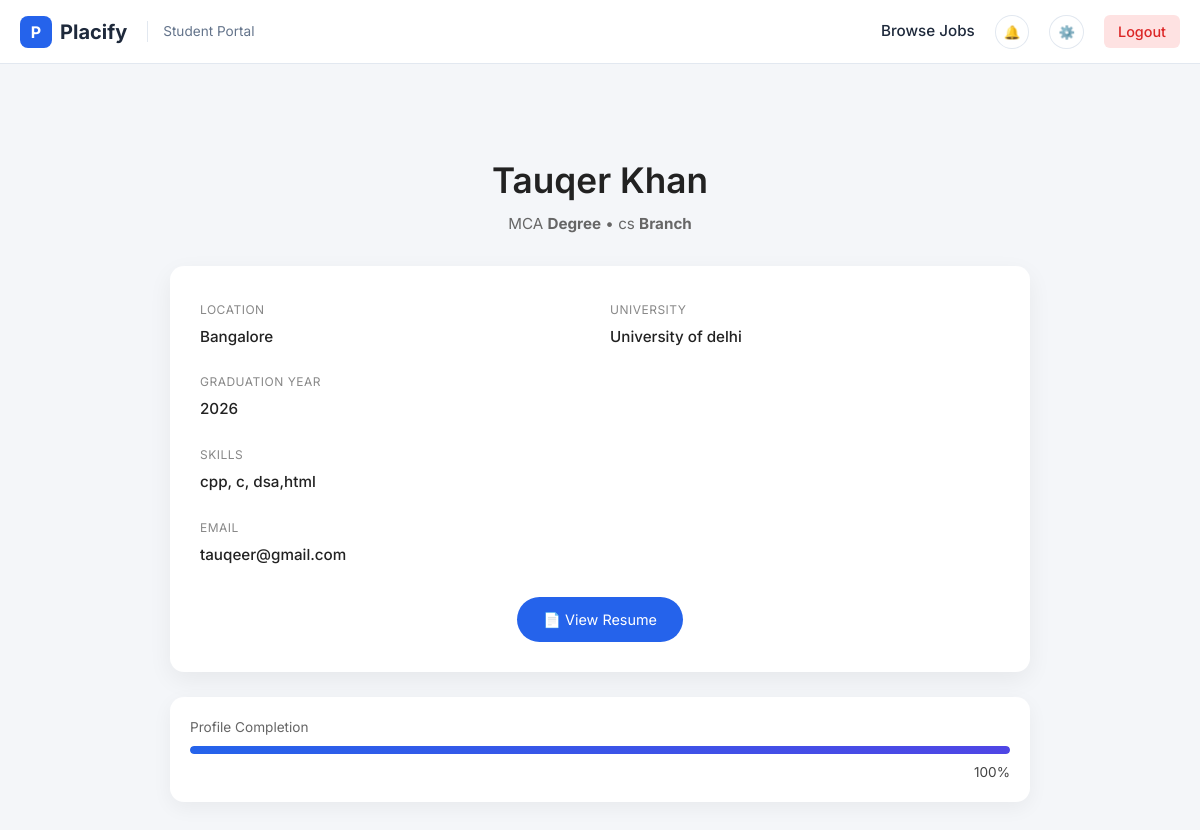
The app's page /profile/me/ (signed in) with its own data.
### profiles/models.py (models this page shows, shortened)
class StudentProfile(models.Model):
    user = models.OneToOneField(User, on_delete=models.CASCADE)
    phone = models.CharField(max_length=15, blank=True)
    location = models.CharField(max_length=100, blank=True)
    university = models.CharField(max_length=150, blank=True)
    degree = models.CharField(max_length=100, blank=True)
    branch = models.CharField(max_length=100, blank=True)
    graduation_year = models.IntegerField(null=True, blank=True)
    cgpa = models.DecimalField(
        max_digits=4,
        decimal_places=2,
        null=True,
        blank=True
    )
    headline = models.CharField(max_length=200, blank=True)
    bio = models.TextField(blank=True)
    skills = models.TextField(
        blank=True,
        help_text="Comma separated skills (Python, Django, SQL)"
    )
    github_url = models.URLField(blank=True)
    linkedin_url = models.URLField(blank=True)
    portfolio_url = models.URLField(blank=True)
    resume = models.FileField(
        upload_to='resumes/',
        blank=True,
        null=True
    )
    is_public = models.BooleanField(default=True)
    show_email = models.BooleanField(default=False)
    PROJECT_VISIBILITY_CHOICES = [
        ('all', 'Everyone'),
        ('recruiters', 'Only Recruiters'),
        ('private', 'Only Me'),
    ]
    project_visibility = models.CharField(
        max_length=20,
        choices=PROJECT_VISIBILITY_CHOICES,
        default='all'
    )
    created_at = models.DateTimeField(auto_now_add=True)
    def completion_percentage(self):
        fields = [
            self.phone,
            self.location,
            self.university,
            self.degree,
            self.branch,
            self.graduation_year,
            self.skills,
            self.bio,
            self.resume,
        ]
        filled = sum(1 for field in fields if field)
        return int((filled / len(fields)) * 100)

### accounts/models.py (models this page shows, shortened)
class User(AbstractUser):
    class Role(models.TextChoices):
        STUDENT = 'STUDENT', 'Student'
        COMPANY = 'COMPANY', 'Company'
        ADMIN = 'ADMIN', 'Admin'
    role = models.CharField(
        max_length=20,
        choices=Role.choices,
        default=Role.STUDENT
    )

### profiles/views.py (the view)
# urls.py: path('me/', profile_detail, name='profile'),
@login_required
def profile_detail(request):
    user = request.user
    profile = None
    template = 'profiles/unknown.html'
    completion = 0
    jobs = None
    if user.role == 'STUDENT':
        profile = StudentProfile.objects.filter(user=user).first()
        template = 'profiles/student_profile.html'
    elif user.role == 'COMPANY':
        profile = CompanyProfile.objects.filter(user=user).first()
        template = 'profiles/company_profile.html'
        if profile:
            jobs = profile.jobs.order_by('-created_at')
    if profile:
        completion = profile.completion_percentage()
    return render(
        request,
        template,
        {
            'profile': profile,
            'completion': completion,
            'jobs': jobs
        }
    )

### notifications/context_processors.py (called while the page is built)
def notification_data(request):
    if request.user.is_authenticated:
        all_notifications = Notification.objects.filter(
            user=request.user
        ).order_by('-created_at')
        unread_count = all_notifications.filter(is_read=False).count()
        notifications = all_notifications[:5]
        return {
            "notifications": notifications,
            "unread_count": unread_count
        }
    return {}

### templates/profiles/student_profile.html (shortened to what this page needs)
{% extends 'base.html' %}
{% load static %}
{% block content %}
<link rel="stylesheet" href="{% static 'profiles/student_profile.css' %}">
<div class="profile-wrapper">
    <div class="profile-header">
        <h1>
            {% if profile.user.first_name %}
            {{profile.user.first_name}} {{ profile.user.last_name}}
            {% else %}
            {{ profile.user.username }}
            {% endif%}
        </h1>
        <p class="subtitle">
             {{ profile.degree }} <strong>Degree</strong> •
             {{ profile.branch }} <strong>Branch</strong>
        </p>
    </div>
    <div class="profile-card">
        <div class="info-grid">
            <div class="info-item">
                <span>Location</span>
                <p>{{ profile.location }}</p>
            </div>
            <div class="info-item">
                <span>University</span>
                <p>{{ profile.university }}</p>
            </div>
            <div class="info-item">
                <span>Graduation Year</span>
                <p>{{ profile.graduation_year }}</p>
            </div>
            <div class="info-item full">
                <span>Skills</span>
                <p>{{ profile.skills }}</p>
            </div>
            <div class="info-item">
                <span>Email</span>
                <p>{{ profile.user.email }}</p>
            </div>
        </div>
        <div class="resume-section">
            {% if profile.resume %}
            <a href="{{ profile.resume.url }}" target="_blank" class="resume-btn">
                📄 View Resume
            </a>
            {% else %}
            <p class="no-resume">No resume uploaded</p>
            {% endif %}
        </div>
    </div>
    <div class="completion-card">
        <p>Profile Completion</p>
        <div class="progress-bar">
            <div class="progress" style="width: {{ completion }}%;"></div>
        </div>
        <span>{{ completion }}%</span>
    </div>
</div>
{% endblock %}

### static/base.css (style rules this page uses)
:root { --primary: #2563eb; --primary-dark: #1d4ed8; --bg-body: #f8fafc; --bg-card: #ffffff; --text-main: #1e293b; --text-muted: #64748b; --border: #e2e8f0; --shadow: 0 4px 6px -1px rgb(0 0 0 / 0.1), 0 2px 4px -2px rgb(0 0 0 / 0.1); --transition: all 0.2s ease; }
* { box-sizing: border-box; margin: 0; padding: 0; }
body { font-family: 'Inter', sans-serif; background-color: var(--bg-body); color: var(--text-main); line-height: 1.5; }

### static/profiles/student_profile.css (style rules this page uses)
* { margin: 0; padding: 0; box-sizing: border-box; font-family: "Inter", "Segoe UI", sans-serif; }
body { background: #f4f6f9; color: #222; }
.profile-wrapper { max-width: 900px; margin: 50px auto; padding: 0 20px; }
.profile-header { text-align: center; margin-bottom: 30px; }
.profile-header h1 { font-size: 2.2rem; font-weight: 600; }
.profile-header .subtitle { color: #666; margin-top: 6px; font-size: 0.95rem; }
.profile-card { background: #fff; border-radius: 14px; padding: 30px; box-shadow: 0 8px 25px rgba(0,0,0,0.06); }
.info-grid { display: grid; grid-template-columns: repeat(2, 1fr); gap: 20px; }
.info-item span { font-size: 0.75rem; color: #888; text-transform: uppercase; letter-spacing: 0.5px; }
.info-item p { margin-top: 6px; font-size: 0.95rem; font-weight: 500; }
.info-item.full { grid-column: span 2; }
.resume-section { margin-top: 30px; text-align: center; }
.resume-btn { display: inline-block; padding: 12px 26px; background: #2563eb; color: #fff; text-decoration: none; border-radius: 30px; font-size: 0.9rem; transition: background 0.3s ease; }
.completion-card { margin-top: 25px; background: #fff; border-radius: 14px; padding: 20px; box-shadow: 0 6px 20px rgba(0,0,0,0.05); }
.completion-card p { font-size: 0.85rem; color: #666; margin-bottom: 8px; }
.progress-bar { width: 100%; height: 8px; background: #e5e7eb; border-radius: 10px; overflow: hidden; }
.progress { height: 100%; background: linear-gradient(90deg, #2563eb, #4f46e5); border-radius: 10px; }
.completion-card span { display: block; margin-top: 8px; font-size: 0.85rem; color: #444; text-align: right; }

### records on screen
StudentProfile: user.first_name "Tauqer", user.last_name "Khan", degree "MCA", branch "cs", location "Bangalore", university "University of delhi", graduation_year "2026", skills "cpp, c, dsa,html", user.email "tauqeer@gmail.com"

### other values on screen
{{ completion }} "100"
